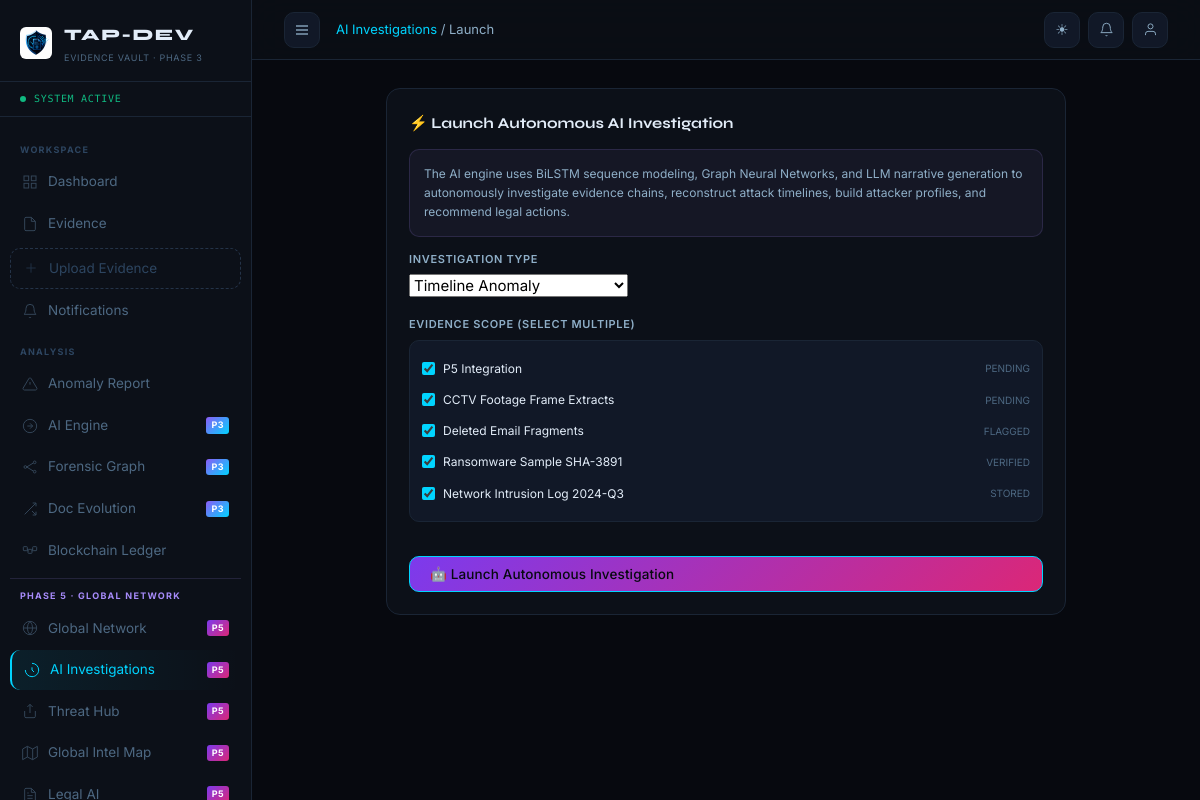
Before: /investigate/launch/ (signed in) with the older database file.
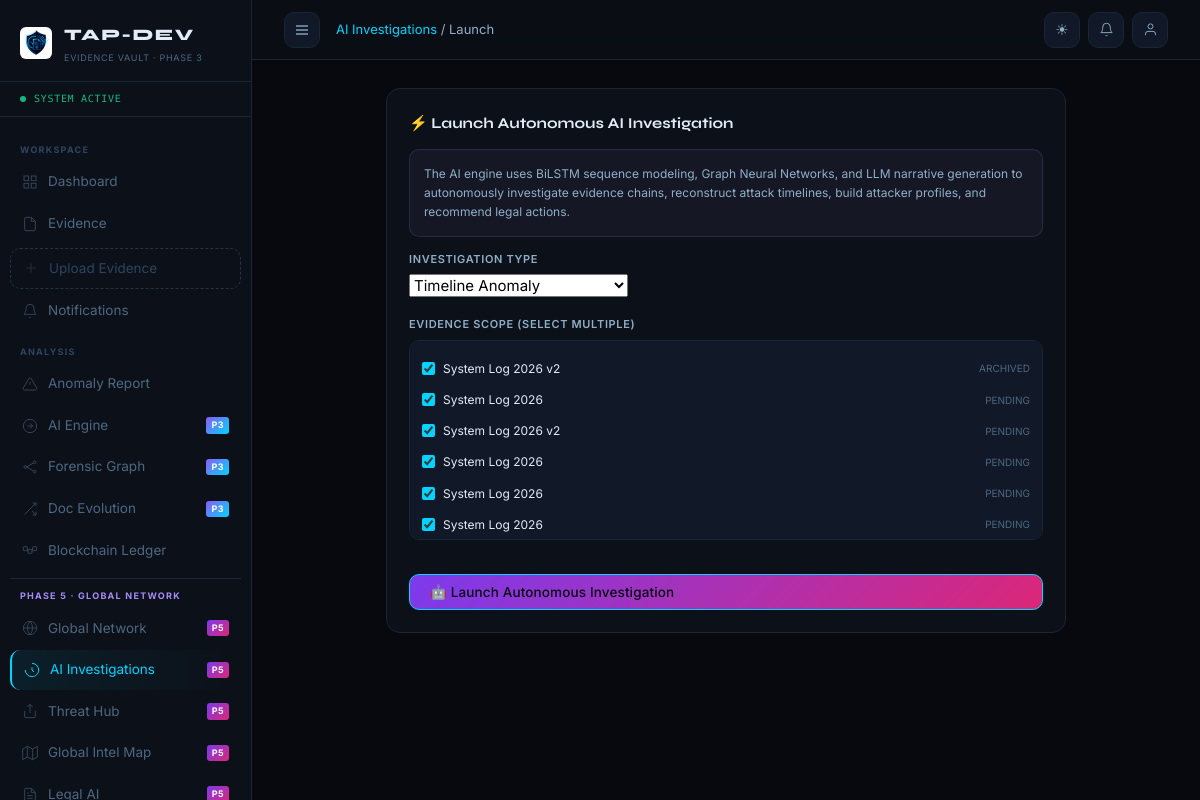
After: the same page with the newer database file.
### apps/evidence/models.py (models this page shows, shortened)
class Evidence(models.Model):
    STATUS_CHOICES = [
        ('PENDING','Pending'),('VERIFIED','Verified'),
        ('FLAGGED','Flagged'),('STORED','Stored'),('ARCHIVED','Archived'),
    ]
    EXPIRY_TYPE_CHOICES = [
        ('NONE', 'No Expiry'),
        ('TIMED', 'Time-Based'),
        ('EVENT', 'Event-Based'),
    ]
    title             = models.CharField(max_length=255)
    description       = models.TextField(blank=True)
    file              = models.FileField(upload_to=evidence_upload_path, null=True, blank=True)
    filename_original = models.CharField(max_length=255, blank=True)
    file_size         = models.BigIntegerField(default=0)
    mime_type         = models.CharField(max_length=100, blank=True)
    sha256_hash       = models.CharField(max_length=64, db_index=True)
    uploader          = models.ForeignKey(User, on_delete=models.CASCADE, related_name='submitted_evidence')
    created_at        = models.DateTimeField(auto_now_add=True)
    updated_at        = models.DateTimeField(auto_now=True)
    status            = models.CharField(max_length=20, choices=STATUS_CHOICES, default='PENDING')
    trust_score       = models.IntegerField(default=100)
    ipfs_cid          = models.CharField(max_length=255, blank=True)
    blockchain_tx     = models.CharField(max_length=255, blank=True)
    case_id           = models.CharField(max_length=100, blank=True, db_index=True)
    tags              = models.CharField(max_length=255, blank=True)
    version           = models.PositiveIntegerField(default=1)
    is_latest_version = models.BooleanField(default=True)
    parent_evidence   = models.ForeignKey('self', null=True, blank=True, on_delete=models.SET_NULL, related_name='versions')
    expiry_enabled    = models.BooleanField(default=False)
    expiry_type       = models.CharField(max_length=10, choices=EXPIRY_TYPE_CHOICES, default='NONE')
    expires_at        = models.DateTimeField(null=True, blank=True, db_index=True)
    expiry_condition  = models.CharField(max_length=255, blank=True)  # For event-based
    is_expired        = models.BooleanField(default=False, db_index=True)
    expired_at        = models.DateTimeField(null=True, blank=True)
    class Meta:
        db_table = 'tap_evidence'
        ordering = ['-created_at']

### apps/autonomous_ai/views.py (the view)
    @login_required
    def wrap(request, *args, **kwargs):
        if getattr(getattr(request.user,'profile',None),'role','') in ('ANALYST','ADMIN'):
            return fn(request, *args, **kwargs)
        messages.error(request,'Analyst access required.'); return redirect('dashboard:home')

### apps/autonomous_ai/views.py (called while the page is built, shortened)
def analyst_required(fn):
    @login_required
    def wrap(request, *args, **kwargs):
        if getattr(getattr(request.user,'profile',None),'role','') in ('ANALYST','ADMIN'):
            return fn(request, *args, **kwargs)
        messages.error(request,'Analyst access required.'); return redirect('dashboard:home')
    return wrap

@analyst_required
def launch_investigation(request):
    from apps.evidence.models import Evidence
    return render(request, 'autonomous_ai/launch.html', {
        'inv_types': AIInvestigation.INVESTIGATION_TYPE,
        'evidence_list': Evidence.objects.order_by('-created_at')[:20],
    })

### apps/notifications/context_processors.py (called while the page is built)
def notifications_ctx(request):
    if request.user.is_authenticated:
        count = request.user.notifications.filter(is_read=False).count()
        return {'unread_notifications': count}
    return {'unread_notifications': 0}

### apps/users/models.py (called while the page is built)
    def get_avatar_initials(self):
        fn = self.user.first_name[:1] if self.user.first_name else ''
        ln = self.user.last_name[:1]  if self.user.last_name  else ''
        return (fn + ln).upper() or self.user.username[:2].upper()

### templates/autonomous_ai/launch.html (shortened to what this page needs)
{% extends 'base.html' %}
{% block nav_autoai %}active{% endblock %}
{% block breadcrumb %}<a href="{% url 'autonomous_ai:dashboard' %}">AI Investigations</a> / Launch{% endblock %}
{% block content %}
<div style="max-width:680px;margin:0 auto;">
<div class="card">
  <div class="card-header"><div class="card-title">⚡ Launch Autonomous AI Investigation</div></div>
  <div style="background:rgba(167,139,250,.06);border:1px solid rgba(167,139,250,.15);border-radius:var(--r-md);padding:14px;margin:14px 0;font-size:12px;color:var(--text-2);">
    The AI engine uses BiLSTM sequence modeling, Graph Neural Networks, and LLM narrative generation to autonomously investigate evidence chains, reconstruct attack timelines, build attacker profiles, and recommend legal actions.
  </div>
  <form method="post">{% csrf_token %}
    <div class="form-group"><label class="form-label">Investigation Type</label>
      <select name="investigation_type" class="form-control">{% for val,lbl in inv_types %}<option value="{{ val }}">{{ lbl }}</option>{% endfor %}</select></div>
    <div class="form-group" style="margin-top:12px;"><label class="form-label">Evidence Scope (select multiple)</label>
      <div style="background:var(--bg-2);border:1px solid var(--border);border-radius:var(--r-md);padding:12px;max-height:200px;overflow-y:auto;">
        {% for ev in evidence_list %}
        <label style="display:flex;align-items:center;gap:8px;padding:6px 0;cursor:pointer;">
          <input type="checkbox" name="evidence_ids[]" value="{{ ev.id }}" checked style="accent-color:var(--accent);">
          <span style="font-size:12px;">{{ ev.title|truncatechars:50 }}</span>
          <span style="font-size:10px;color:var(--text-3);margin-left:auto;">{{ ev.status }}</span>
        </label>
        {% endfor %}
      </div></div>
    <button type="submit" class="btn btn-primary" style="width:100%;margin-top:16px;background:linear-gradient(135deg,#7c3aed,#db2777);">🤖 Launch Autonomous Investigation</button>
  </form>
</div>
</div>
{% endblock %}

Changed rows visible on the page:
no longer on this page (row unchanged): Evidence: title "P5 Integration", status "PENDING"
no longer on this page (row unchanged): Evidence: title "CCTV Footage Frame Extracts", status "PENDING"
no longer on this page (row unchanged): Evidence: title "Deleted Email Fragments", status "FLAGGED"
no longer on this page (row unchanged): Evidence: title "Ransomware Sample SHA-3891", status "VERIFIED"
no longer on this page (row unchanged): Evidence: title "Network Intrusion Log 2024-Q3", status "STORED"
added Evidence: title "System Log 2026 v2", status "ARCHIVED"
added Evidence: title "System Log 2026", status "PENDING"
added Evidence: title "System Log 2026 v2", status "PENDING"
added Evidence: title "System Log 2026", status "PENDING"
added Evidence: title "System Log 2026", status "PENDING"
added Evidence: title "System Log 2026", status "PENDING"
